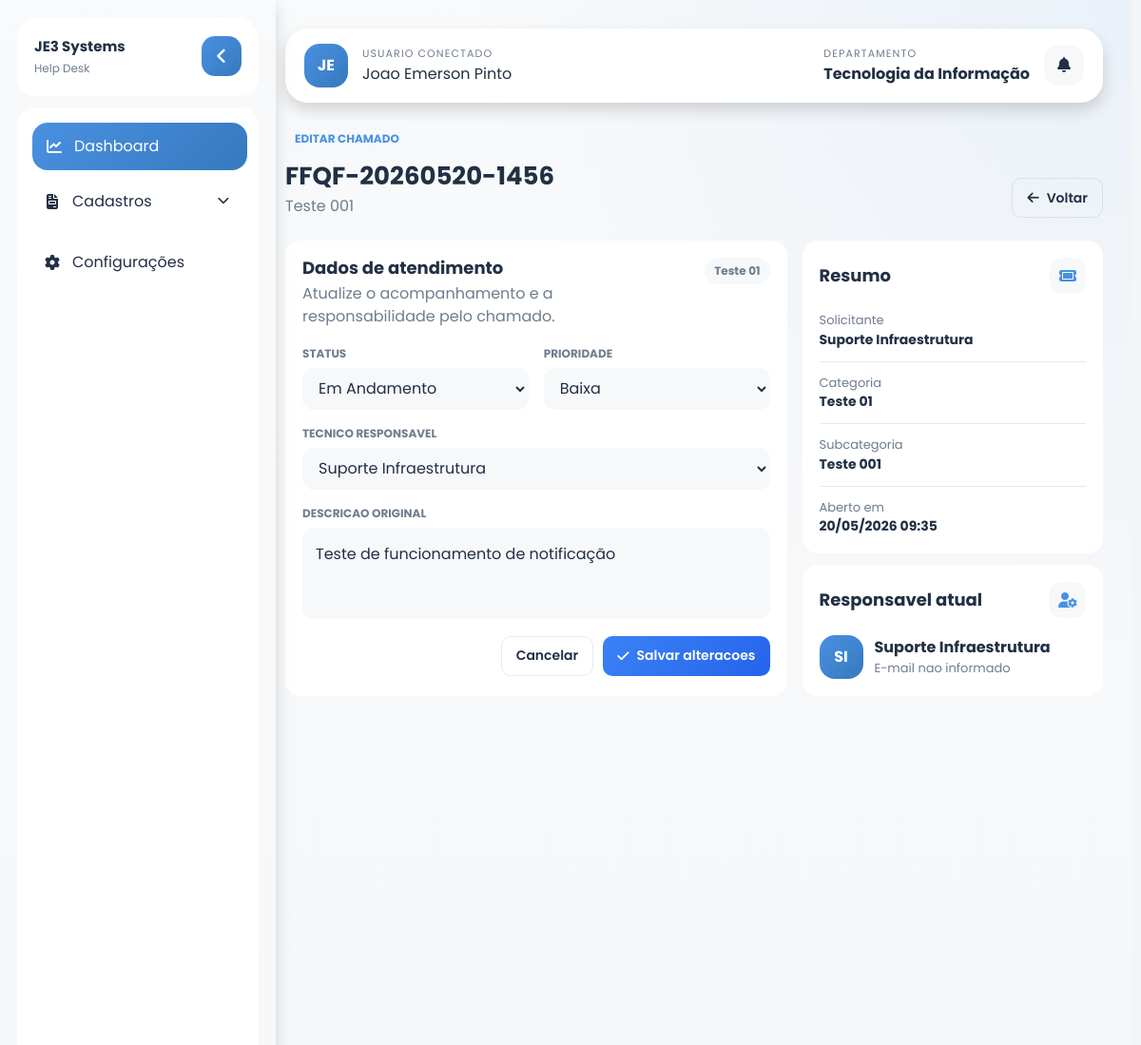
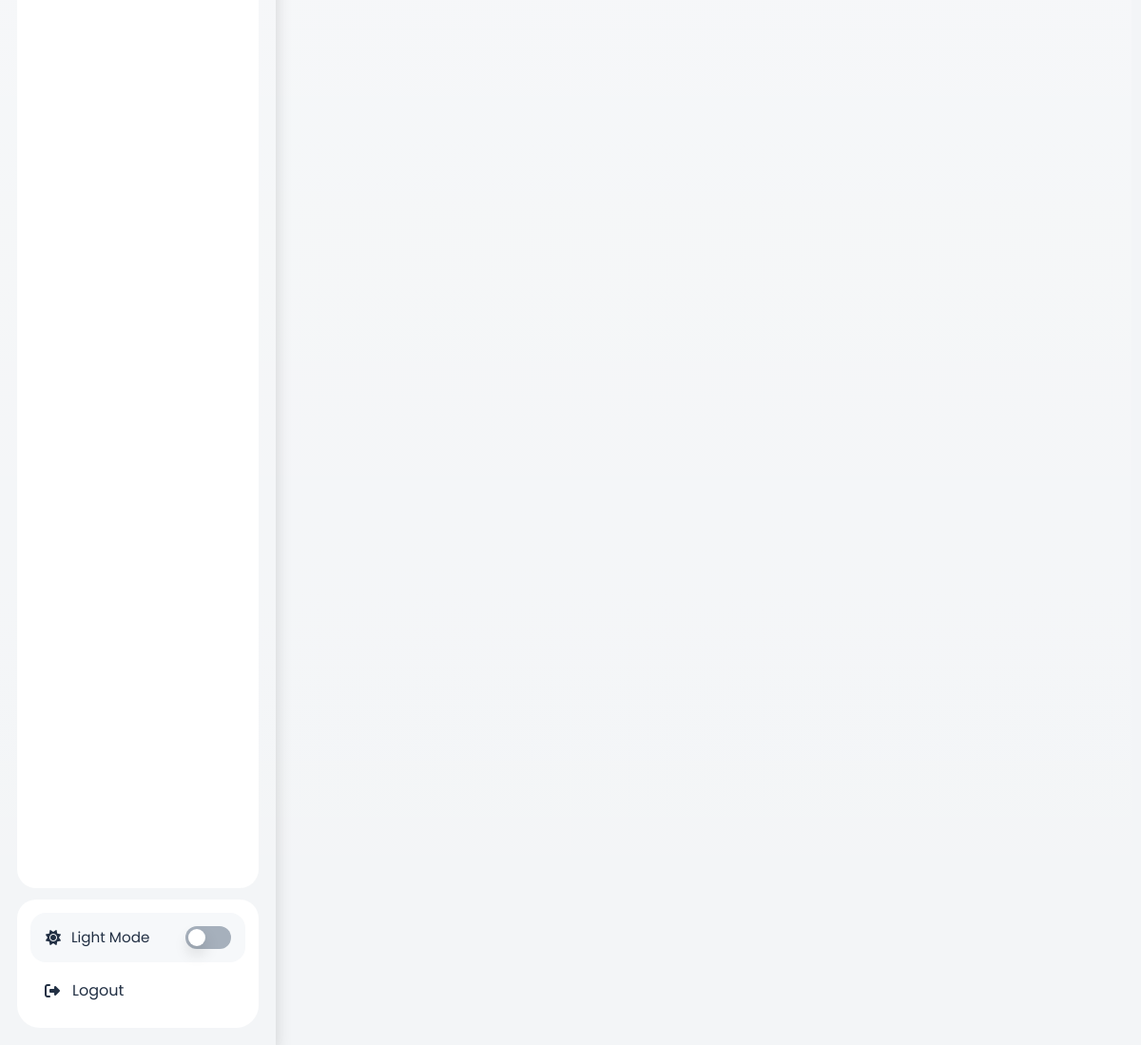
The page /tickets/5/edit/ (signed in) on the database its author committed (2 pictures, top to bottom).
### accounts/models.py (models this page shows, shortened)
class Profile(models.Model):
    user = models.OneToOneField(User, on_delete=models.CASCADE)
    telefone = models.CharField(max_length=20)
    departamento = models.CharField(max_length=100)
    foto = models.ImageField(upload_to='usuarios/', null=True, blank=True)
    is_support = models.BooleanField(default=False)

### ticket/models.py (models this page shows, shortened)
class Ticket(models.Model):
    hash = models.CharField(max_length=150, unique=True)
    title = models.ForeignKey(Subcategory, on_delete=models.PROTECT)
    description = models.TextField(max_length=255)
    status = models.ForeignKey(Ticket_Status, on_delete=models.PROTECT)
    priority = models.ForeignKey(Priority, on_delete=models.PROTECT)
    created_by = models.ForeignKey(User, on_delete=models.PROTECT)
    assigned_to = models.ForeignKey(User, related_name="assigned_tickets", null=True, blank=True, on_delete=models.PROTECT)
    created_at = models.DateTimeField(auto_now_add=True)
    updated_at = models.DateTimeField(auto_now=True)

class Ticket_Status(models.Model):
    name = models.CharField(max_length=150)
    color = models.CharField(max_length=150, default="progress")
    status = models.BooleanField(default=True)

### registers/models.py (models this page shows, shortened)
class Subcategory(models.Model):
    category = models.ForeignKey(Category, on_delete=models.PROTECT)
    name = models.CharField(max_length=150, unique=True)
    priority = models.ForeignKey(Priority, on_delete=models.PROTECT)
    assignment_method = models.ForeignKey(AssignmentMethod, on_delete=models.PROTECT)
    status = models.BooleanField(default=True)
    created_at = models.DateTimeField(auto_now_add=True)
    updated_at = models.DateTimeField(auto_now=True)
    def __str__(self):
        return self.name

class Category(models.Model):
    name = models.CharField(max_length=150, unique=True)
    status = models.BooleanField(default=True)
    created_at = models.DateTimeField(auto_now_add=True)
    updated_at = models.DateTimeField(auto_now=True)
    class Meta:
        ordering = ['name']
    def __str__(self):
        return self.name

class Priority(models.Model):
    name = models.CharField(max_length=150, unique=True)
    first_interaction_limit = models.IntegerField()
    estimated_service_time = models.IntegerField()
    color = models.CharField(max_length=150, default="progress")
    status = models.BooleanField(default=True)
    created_at = models.DateTimeField(auto_now_add=True)
    updated_at = models.DateTimeField(auto_now=True)

### ticket/views.py (the view, shortened to what this page needs)
# urls.py: path("tickets/<int:ticket_id>/edit/", TicketEditView.as_view(), name="ticket_edit"),
@method_decorator(login_required(login_url="/"), name="dispatch")
class TicketEditView(View):
    def get_ticket(self, ticket_id):
        return get_object_or_404(
            Ticket.objects.select_related(
                "title__category",
                "title__assignment_method",
                "priority",
                "status",
                "created_by",
                "assigned_to",
            ),
            id=ticket_id,
        )
    def is_ticket_technician(self, user, ticket):
        try:
            return (
                user.profile.is_support and
                ticket.assigned_to_id == user.id
            )
        except Profile.DoesNotExist:
            return False
    def get_support_users(self):
        return User.objects.filter(profile__is_support=True)
    def get_context(self, request, ticket):
        return {
            "active_page": "home",
            "ticket": ticket,
            "status": Ticket_Status.objects.filter(status=True).order_by("id"),
            "priorities": Priority.objects.filter(status=True).order_by("id"),
            "technicians": self.get_support_users,
            "can_add_report": self.is_ticket_technician(request.user, ticket),
        }
    def get(self, request, ticket_id):
        try:
            ticket = self.get_ticket(ticket_id)
            return render(request, "ticket_edit.html", self.get_context(request, ticket))
        except Exception as e:
            print(e)
            messages.error(request, "Erro ao carregar edicao do chamado")
            return redirect("ticket_detail", ticket_id=ticket_id)

### notifications/context_processors.py (called while the page is built)
def notifications(request):
    if not request.user.is_authenticated:
        return {}
    notifications = (
        UserNotification.objects
        .select_related(
            "notification",
            "notification__type"
        )
        .filter(
            user=request.user,
            hidden=False
        )
        .order_by("-created_at")
    )
    unread_notifications = notifications.filter(read=False).count()
    return {
        "notifications": notifications[:10],
        "unread_notifications": unread_notifications,
    }

### ticket/templates/ticket_edit.html (shortened to what this page needs)
{% extends "base.html" %}
{% load static %}
{% block content %}
<head>
    <link rel="stylesheet" href="{% static 'css/ticket_detail.css' %}">
</head>
<body>
    <section class="ticket-detail-header">
        <div>
            <span class="eyebrow">Editar chamado</span>
            <h1>{{ ticket.hash }}</h1>
            <p>{{ ticket.title }}</p>
        </div>
        <div class="ticket-detail-actions">
            <a href="{% url 'ticket_detail' ticket.id %}" class="btn-ghost" title="Voltar para os detalhes">
                <i class="fas fa-arrow-left"></i>
                Voltar
            </a>
        </div>
    </section>
    <form class="ticket-edit-form" action="{% url 'ticket_edit' ticket.id %}" method="post" novalidate>
        <section class="detail-layout">
            <article class="detail-card main-detail">
                <div class="detail-card-header">
                    <div>
                        <h2>Dados de atendimento</h2>
                        <p>Atualize o acompanhamento e a responsabilidade pelo chamado.</p>
                    </div>
                    <span class="focus-badge">{{ ticket.title.category }}</span>
                </div>
                <div class="edit-grid">
                    <label class="edit-field">
                        <span>Status</span>
                        <select name="status" required>
                            {% for item in status %}
                            <option value="{{ item.id }}" {% if ticket.status_id == item.id %}selected{% endif %}>{{ item.name }}</option>
                            {% endfor %}
                        </select>
                    </label>
                    <label class="edit-field">
                        <span>Prioridade</span>
                        <select name="priority" required>
                            {% for priority in priorities %}
                            <option value="{{ priority.id }}" {% if ticket.priority_id == priority.id %}selected{% endif %}>{{ priority.name }}</option>
                            {% endfor %}
                        </select>
                    </label>
                    <label class="edit-field full">
                        <span>Tecnico responsavel</span>
                        <select name="assigned_to">
                            {% for technician in technicians %}
                            <option value="{{ technician.id }}" {% if ticket.assigned_to_id == technician.id %}selected{% endif %}>
                                {{ technician.first_name|default:technician.username }} {{ technician.last_name }}
                            </option>
                            {% endfor %}
                        </select>
                    </label>
                    <label class="edit-field full">
                        <span>Descricao original</span>
                        <div class="readonly-box">{{ ticket.description|linebreaksbr }}</div>
                    </label>
                </div>
                <div class="edit-actions">
                    <a href="{% url 'ticket_detail' ticket.id %}" class="btn-ghost" title="Cancelar edicao">
                        Cancelar
                    </a>
                    <button class="btn-primary" type="submit" title="Salvar alteracoes do chamado">
                        <i class="fas fa-check"></i>
                        Salvar alteracoes
                    </button>
                </div>
            </article>
            <aside class="detail-stack">
                <article class="detail-card">
                    <div class="detail-card-header compact">
                        <h2>Resumo</h2>
                        <i class="fas fa-ticket"></i>
                    </div>
                    <div class="info-list">
                        <div>
                            <span>Solicitante</span>
                            <strong>{{ ticket.created_by.first_name }} {{ ticket.created_by.last_name }}</strong>
                        </div>
                        <div>
                            <span>Categoria</span>
                            <strong>{{ ticket.title.category }}</strong>
                        </div>
                        <div>
                            <span>Subcategoria</span>
                            <strong>{{ ticket.title }}</strong>
                        </div>
                        <div>
                            <span>Aberto em</span>
                            <strong>{{ ticket.created_at|date:"d/m/Y H:i" }}</strong>
                        </div>
                    </div>
                </article>
                <article class="detail-card">
                    <div class="detail-card-header compact">
                        <h2>Responsavel atual</h2>
                        <i class="fas fa-user-gear"></i>
                    </div>
                    {% if ticket.assigned_to %}
                    <div class="person-card">
                        <div class="avatar">
                            {{ ticket.assigned_to.first_name|slice:":1" }}{{ ticket.assigned_to.last_name|slice:":1" }}
                        </div>
                        <div>
                            <strong>{{ ticket.assigned_to.first_name|default:ticket.assigned_to.username }} {{ ticket.assigned_to.last_name }}</strong>
                            <span>{{ ticket.assigned_to.email|default:"E-mail nao informado" }}</span>
                        </div>
                    </div>
                    {% else %}
                    <div class="empty-attachments">
                        <i class="fas fa-user-plus"></i>
                        <span>Nenhum tecnico atribuido.</span>
                    </div>
                    {% endif %}
                </article>
            </aside>
        </section>
    </form>
</body>
{% endblock %}

### app/templates/base.html (shortened to what this page needs)
{% load static %}
<!DOCTYPE html>
<html lang="en">
<head>
    {% include 'includes/includes.html' %}
</head>
<body>
    <div class="sidebar-container">
        <aside class="sidebar shadow">
            <header class="sidebar-header">
                <div class="brand-shell">
                    <div class="brand-copy">
                        <strong>JE3 Systems</strong>
                        <span>Help Desk</span>
                    </div>
                </div>
                <button class="sidebar-toggle" title="Recolher menu lateral">
                    <i class="fas fa-angle-left"></i>
                </button>
            </header>
            <div class="sidebar-content">
                <ul class="menu-list">
                    <li class="menu-item">
                        <a href="{% url 'home' %}" class="menu-link {% if active_page == 'home' %}active{% endif %}" title="Acessar Dashboard">
                            <i class="fas fa-chart-line"></i>
                            <span class="menu-label">Dashboard</span>
                        </a>
                    </li>
                    <li class="menu-item has-dropdown {% if 'registers' in request.path %}active{% endif %}">
                        <a href="#" class="menu-link dropdown-toggle" title="Expandir menu de cadastros">
                            <i class="fas fa-file-invoice"></i>
                            <span class="menu-label">Cadastros</span>
                            <i class="fas fa-chevron-down dropdown-icon"></i>
                        </a>
                    </li>
                    <li class="menu-item">
                        <a href="#" class="menu-link {% if active_page == 'config' %}active{% endif %}"
                        title="Acessar Configurações do sistema">
                            <i class="fas fa-gear"></i>
                            <span class="menu-label">Configurações</span>
                        </a>
                    </li>
                </ul>
            </div>
            <div class="sidebar-footer">
                <button class="theme-toggle" title="Alterar tema entre escuro e claro">
                    <div class="theme-label">
                        <i class="fas theme-icon"></i>
                        <span class="theme-text"></span>
                    </div>
                    <div class="theme-toggle-track">
                        <div class="theme-toggle-indicator shadow"></div>
                    </div>
                </button>
                <li class="menu-item">
                    <a href="{% url 'logout' %}" class="menu-link" title="Sair do sistema">
                        <i class="fas fa-right-from-bracket"></i>
                        <span class="menu-label">Logout</span>
                    </a>
                </li>
            </div>
        </aside>
        <div class="main-content">
            <div class="topbar shadow">
                <div class="user">
                    <div class="avatar">
                        {{ user.first_name|slice:":1" }}{{ user.last_name|slice:":1" }}
                    </div>
                    <div class="user-copy">
                        <span class="user-label">Usuario conectado</span>
                        <div class="full-name">
                            {{ user.first_name }} {{ user.last_name }}
                        </div>
                    </div>
                </div>
                <div class="company">
                    <div class="company-copy">
                        <span class="company-label">Departamento</span>
                        <strong>{{ user.profile.departamento }}</strong>
                    </div>
                    <button class="notification-btn">
                        <i class="fas fa-bell"></i>
                    </button>
                </div>
            </div>
            {% block content %}
            {% endblock %}
        </div>
    </div>
    <div id="toastBox"></div>
</body>
</html>

### app/templates/includes/includes.html (shortened to what this page needs)
{% load static %}
<link href="https://cdn.jsdelivr.net/npm/bootstrap@5.3.2/dist/css/bootstrap.min.css" rel="stylesheet">
<link href="https://cdnjs.cloudflare.com/ajax/libs/font-awesome/6.5.1/css/all.min.css" rel="stylesheet">
<link rel="stylesheet" href="{% static 'css/colors.css' %}">
<link rel="stylesheet" href="{% static 'css/base.css' %}">
<link rel="stylesheet" href="{% static 'css/toast.css' %}">

### app/static/css/colors.css (style rules this page uses)
:root { --primary-color: #4A90E2; --primary-hover: #357ABD; --secondary-color: #edf1f5; --secondary-hover: #e2e8ef; --background-color: #f3f5f7; --card-background: #ffffff; --input-background: #f6f8fa; --item-background: #f8fafb; --success-color: #3f9f6b; --success-hover: #35895c; --warning-color: #c6923b; --warning-hover: #a8792e; --danger-color: #c95c5c; --danger-hover: #ad4d4d; --text-color: #223044; --text-light: #6f7d8f; --text-muted: #6f7d8f; --text-placeholder: #a6b0bc; --scrollbar-track: rgba(128, 128, 128, 0.16); --scrollbar-thumb: rgba(177, 177, 177, 0.62); --scrollbar-thumb-hover: rgba(110, 112, 111, 0.72); --border-color: rgba(148, 163, 184, 0.24); --shadow-light: rgba(34, 48, 68, 0.08); --shadow-medium: rgba(34, 48, 68, 0.13); --white-color: #ffffff; }

### app/static/css/toast.css (style rules this page uses)
#toastBox { position: absolute; bottom: 30px; right: 30px; display: flex; align-items: flex-end; flex-direction: column; overflow: hidden; padding: 20px; }

### rows shown on the page
Ticket: hash "FFQF-20260520-1456", title "Teste 001", title.category "Teste 01", status "Em Andamento", priority "Baixa", assigned_to "Suporte Infraestrutura", description "Teste de funcionamento de notificação", created_by.first_name "Suporte", created_by.last_name "Infraestrutura", created_at "20/05/2026 09:35", assigned_to.first_name "S", assigned_to.last_name "I", assigned_to.first_name "Suporte", assigned_to.last_name "Infraestrutura", assigned_to.email "E-mail nao informado"

### other values the page prints
{{ user.first_name|slice:":1" }} "J"
{{ user.last_name|slice:":1" }} "E"
{{ user.first_name }} "Joao"
{{ user.last_name }} "Emerson Pinto"
{{ user.profile.departamento }} "Tecnologia da Informação"
